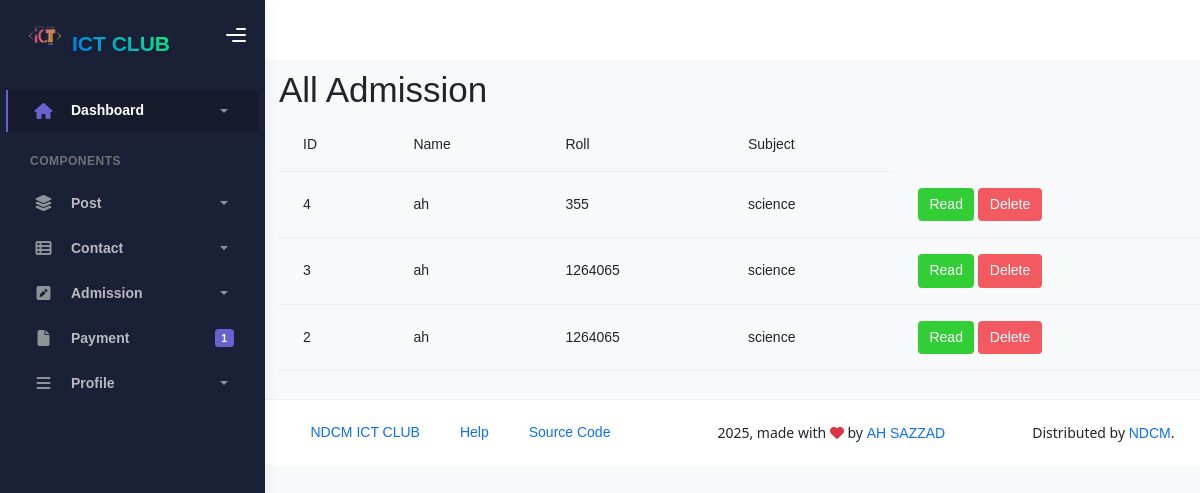
Page /admin/admission.php (signed in) on the committed database.
### tables this page shows
CREATE TABLE `admission_info` (
  `id` int(11) NOT NULL,
  `first_name` varchar(100) DEFAULT NULL,
  `last_name` varchar(100) DEFAULT NULL,
  `phone` varchar(20) DEFAULT NULL,
  `email` varchar(100) DEFAULT NULL,
  `roll_number` varchar(50) DEFAULT NULL,
  `section` varchar(50) DEFAULT NULL,
  `subject` varchar(50) DEFAULT NULL,
  `academic_year` varchar(20) DEFAULT NULL,
  `hobby` text DEFAULT NULL,
  `dream` text DEFAULT NULL,
  `created_at` timestamp NOT NULL DEFAULT current_timestamp()
);

### admin/admission.php (called while the page is built, shortened)
<?php
include('temp.php');
?>

### admin/view/view_admission.php (the view, shortened to what this page needs)
<?php
 include_once(__DIR__ . '/../../config.php');
?>
<div class="contact ms-3">
    <div class="contact-title">
        <h1>
            All Admission
        </h1>
    </div>
    <div class="contact-data">
        <?php
        $admission_info="SELECT*FROM admission_info ORDER BY id DESC";
        $admission_query = mysqli_query($conn ,$admission_info);
        echo"<table class='table tabel-light p-3'>
            <tr>
            <td>ID</td>
            <td>Name</td>
            <td>Roll</td>
            <td>Subject</td>
            </tr>
        ";
        while($data=mysqli_fetch_assoc($admission_query)){
            $admission_id=$data['id'] ??'';
            $admission_name=$data['first_name'] ??'';
            $admission_roll=$data['roll_number'] ??'';
            $admission_subject=$data['subject'] ??'';
            echo"
            <tr>
            <td>$admission_id</td>
            <td>$admission_name</td>
            <td>$admission_roll</td>
            <td>$admission_subject</td>
            <td>
                        <span class='btn btn-success'>
                <a href= 'admission_view.php?readid=$admission_id' class='text-decoration-none text-white'>Read</a>
            </span>
            <span class='btn btn-danger'>
                <a href='view/view_admission.php?deleteid=$admission_id' class='text-decoration-none text-white'>Delete</a>
            </span>
            </td>
            </tr>
            ";
        }
        ?>
    </div>
</div>

### rows in the picture
admission_info: id "4", first_name "ah", roll_number "355", subject "science"
admission_info: id "3", first_name "ah", roll_number "1264065", subject "science"
admission_info: id "2", first_name "ah", roll_number "1264065", subject "science"
